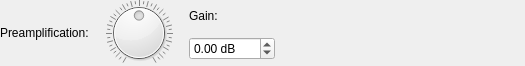
<?xml version="1.0" encoding="UTF-8"?>
<ui version="4.0">
 <class>PreampFilterGUI</class>
 <widget class="QWidget" name="PreampFilterGUI">
  <property name="geometry">
   <rect>
    <x>0</x>
    <y>0</y>
    <width>525</width>
    <height>66</height>
   </rect>
  </property>
  <property name="windowTitle">
   <string notr="true"/>
  </property>
  <layout class="QGridLayout" name="gridLayout">
   <property name="leftMargin">
    <number>0</number>
   </property>
   <property name="topMargin">
    <number>0</number>
   </property>
   <property name="rightMargin">
    <number>0</number>
   </property>
   <property name="bottomMargin">
    <number>0</number>
   </property>
   <property name="spacing">
    <number>0</number>
   </property>
   <item row="0" column="4">
    <widget class="QLabel" name="gainLabel">
     <property name="sizePolicy">
      <sizepolicy hsizetype="Preferred" vsizetype="Fixed">
       <horstretch>0</horstretch>
       <verstretch>0</verstretch>
      </sizepolicy>
     </property>
     <property name="text">
      <string>Gain:</string>
     </property>
    </widget>
   </item>
   <item row="1" column="4">
    <widget class="QDoubleSpinBox" name="doubleSpinBox">
     <property name="sizePolicy">
      <sizepolicy hsizetype="Minimum" vsizetype="Fixed">
       <horstretch>0</horstretch>
       <verstretch>0</verstretch>
      </sizepolicy>
     </property>
     <property name="accelerated">
      <bool>true</bool>
     </property>
     <property name="suffix">
      <string> dB</string>
     </property>
     <property name="minimum">
      <double>-100.000000000000000</double>
     </property>
     <property name="maximum">
      <double>100.000000000000000</double>
     </property>
     <property name="singleStep">
      <double>0.100000000000000</double>
     </property>
    </widget>
   </item>
   <item row="0" column="2" rowspan="2">
    <widget class="QDial" name="dial">
     <property name="sizePolicy">
      <sizepolicy hsizetype="Preferred" vsizetype="Fixed">
       <horstretch>0</horstretch>
       <verstretch>0</verstretch>
      </sizepolicy>
     </property>
     <property name="minimumSize">
      <size>
       <width>0</width>
       <height>66</height>
      </size>
     </property>
     <property name="maximumSize">
      <size>
       <width>16777215</width>
       <height>66</height>
      </size>
     </property>
     <property name="minimum">
      <number>-200</number>
     </property>
     <property name="maximum">
      <number>200</number>
     </property>
     <property name="pageStep">
      <number>20</number>
     </property>
     <property name="orientation">
      <enum>Qt::Vertical</enum>
     </property>
     <property name="notchTarget">
      <double>9.850000000000000</double>
     </property>
     <property name="notchesVisible">
      <bool>true</bool>
     </property>
    </widget>
   </item>
   <item row="0" column="5" rowspan="2">
    <spacer name="horizontalSpacer">
     <property name="orientation">
      <enum>Qt::Horizontal</enum>
     </property>
     <property name="sizeHint" stdset="0">
      <size>
       <width>229</width>
       <height>20</height>
      </size>
     </property>
    </spacer>
   </item>
   <item row="0" column="0" rowspan="2">
    <widget class="QLabel" name="label">
     <property name="text">
      <string>Preamplification:</string>
     </property>
    </widget>
   </item>
  </layout>
 </widget>
 <resources/>
 <connections/>
</ui>
